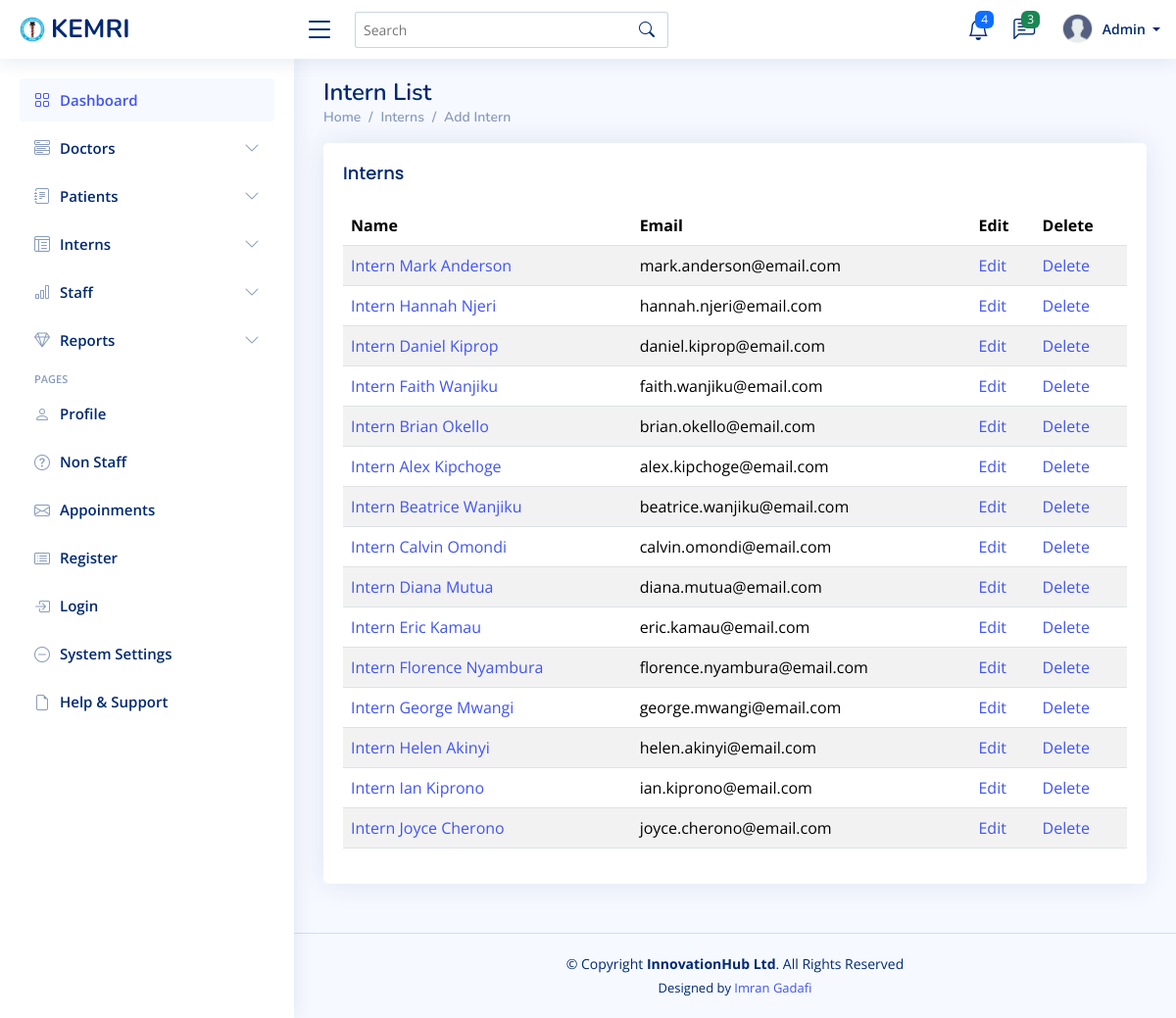
The app's page /interns/ with its own data.
### mtwapa_branch/models.py (models this page shows)
class Intern(models.Model):
    first_name = models.CharField(max_length=100)
    last_name = models.CharField(max_length=100)
    phone = models.CharField(max_length=100)
    email = models.EmailField(max_length=100 , blank=True, null=True )
    emergency_contact_name = models.CharField(max_length=100, blank=True, null=True)
    emergency_contact_phone = models.CharField(max_length=15, blank=True, null=True)
    gender = models.CharField(
        max_length=10,
        choices=[('Male', 'Male'), ('Female', 'Female'), ('Other', 'Other')],
        blank=True,
        null=True
    )
    Identification_no= models.CharField(max_length=100 , blank=True, null=True)
    assigned_doctor = models.ForeignKey(Doctor, on_delete=models.SET_NULL, null=True)
    assigned_area = models.CharField(max_length=150)
    start_date = models.DateField()
    end_date = models.DateField(blank=True, null=True)
    profile_picture = models.ImageField(upload_to='intern_profiles/', blank=True, null=True)
    def __str__(self):
        return f"Intern {self.first_name} {self.last_name}"

### mtwapa_branch/views.py (the view)
# urls.py: path('interns/', views.intern_list, name='intern_list'),
def intern_list(request):
    interns = Intern.objects.all()
    return render(request, 'intern/intern_list.html', {'interns': interns})

### templates/intern/intern_list.html
{% extends "base/base.html" %}
{% load static %}
{% block content %}
<div class="pagetitle">
    <h1>Intern List</h1>
    <nav>
        <ol class="breadcrumb">
            <li class="breadcrumb-item"><a href="{% url 'dashboard' %}">Home</a></li>
            <li class="breadcrumb-item">Interns</li>
            <li class="breadcrumb-item active"><a href="{% url 'intern_create' %}">Add Intern</a></li>
        </ol>
    </nav>
</div>
<section class="section">
    <div class="row">
        <div class="col-lg-12">
            <div class="card">
                <div class="card-body">
                    <h5 class="card-title">Interns</h5>
                    <div class="table-responsive">
                        <table class="table table-striped datatable">
                            <thead>
                                <tr>
                                    <th>Name</th>
                                    <th>Email</th>
                                    <th>Edit</th>
                                    <th>Delete</th>
                                </tr>
                            </thead>
                            <tbody>
                                {% for intern in interns %}
                                <tr>
                                    <td><a href="{% url 'intern_detail' intern.pk %}">{{ intern }}</a></td>
                                    <td>{{ intern.email }}</td>
                                    <td><a href="{% url 'intern_update' intern.pk %}">Edit</a></td>
                                    <td><a href="{% url 'intern_delete' intern.pk %}">Delete</a></td>
                                </tr>
                                {% endfor %}
                            </tbody>
                        </table>
                    </div>
                </div>
            </div>
        </div>
    </div>
</section>
{% endblock %}

### static/assets/css/style.css (style rules this page uses)
:root { scroll-behavior: smooth; }
body { font-family: "Open Sans", sans-serif; background: #f6f9ff; color: #444444; }
h1, h2, h3, h4, h5, h6 { font-family: "Nunito", sans-serif; }
.pagetitle { margin-bottom: 10px; }
.pagetitle h1 { font-size: 24px; margin-bottom: 0; font-weight: 600; color: #012970; }
.card { margin-bottom: 30px; border: none; border-radius: 5px; box-shadow: 0px 0 30px rgba(1, 41, 112, 0.1); }
.card-title { padding: 20px 0 15px 0; font-size: 18px; font-weight: 500; color: #012970; font-family: "Poppins", sans-serif; }
.card-body { padding: 0 20px 20px 20px; }
.breadcrumb { font-size: 14px; font-family: "Nunito", sans-serif; color: #899bbd; font-weight: 600; }
.breadcrumb a { color: #899bbd; transition: 0.3s; }
.breadcrumb .breadcrumb-item::before { color: #899bbd; }
.breadcrumb .active { color: #51678f; font-weight: 600; }

### records on screen
Intern: first_name+last_name "Intern Mark Anderson", email "mark.anderson@email.com"
Intern: first_name+last_name "Intern Hannah Njeri", email "hannah.njeri@email.com"
Intern: first_name+last_name "Intern Daniel Kiprop", email "daniel.kiprop@email.com"
Intern: first_name+last_name "Intern Faith Wanjiku", email "faith.wanjiku@email.com"
Intern: first_name+last_name "Intern Brian Okello", email "brian.okello@email.com"
Intern: first_name+last_name "Intern Alex Kipchoge", email "alex.kipchoge@email.com"
Intern: first_name+last_name "Intern Beatrice Wanjiku", email "beatrice.wanjiku@email.com"
Intern: first_name+last_name "Intern Calvin Omondi", email "calvin.omondi@email.com"
Intern: first_name+last_name "Intern Diana Mutua", email "diana.mutua@email.com"
Intern: first_name+last_name "Intern Eric Kamau", email "eric.kamau@email.com"
Intern: first_name+last_name "Intern Florence Nyambura", email "florence.nyambura@email.com"
Intern: first_name+last_name "Intern George Mwangi", email "george.mwangi@email.com"
Intern: first_name+last_name "Intern Helen Akinyi", email "helen.akinyi@email.com"
Intern: first_name+last_name "Intern Ian Kiprono", email "ian.kiprono@email.com"
Intern: first_name+last_name "Intern Joyce Cherono", email "joyce.cherono@email.com"
